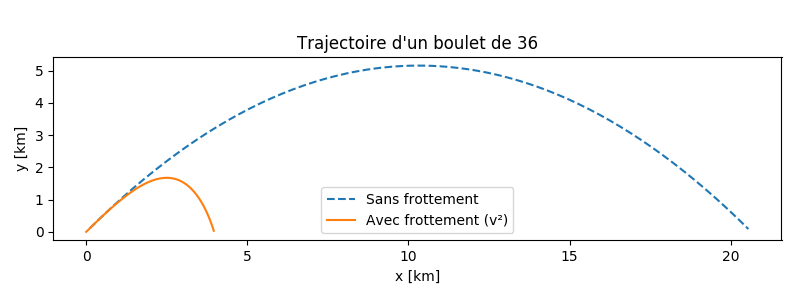

The script that drew this image:
#!/usr/bin/env python3
# -*- coding: utf-8 -*-

import numpy as N
import scipy.integrate as SI
import matplotlib.pyplot as P

# Quelques valeurs numériques pour un boulet de canon de [36
# livres](http://fr.wikipedia.org/wiki/Canon_de_36_livres):

g = 9.81        # Pesanteur [m/s2]
cx = 0.45       # Coefficient de frottement d'une sphère
rhoAir = 1.2    # Masse volumique de l'air [kg/m3] au niveau de la mer, T=20°C
rad = 0.1748/2  # Rayon du boulet [m]
rho = 6.23e3    # Masse volumique du boulet [kg/m3]
mass = 4./3.*N.pi*rad**3 * rho            # Masse du boulet [kg]
alpha = 0.5*cx*rhoAir*N.pi*rad**2 / mass  # Coef. frottement par unité de masse
print("Masse du boulet: %.2f kg" % mass)
print("Coefficient de frottement par unité de masse: %f S.I." % alpha)

# Conditions initiales:

v0 = 450.         # Vitesse initiale [m/s]
alt = 45.         # Inclinaison du canon [deg]
alt *= N.pi/180.  # Inclinaison [rad]
z0 = (0., 0., v0*N.cos(alt), v0*N.sin(alt))

# Temps caractéristique du système

dt = N.sqrt(mass / (g * alpha))
print("Temps caractéristique: %.1f s" % dt)
t = N.linspace(0, dt, 200)

def zdot_turb(z, t):
    """Cas turbulent (non linéaire)."""

    x, y, vx, vy = z
    alphav = alpha * N.hypot(vx, vy)

    return (vx,vy,-alphav*vx,-g-alphav*vy) # dz/dt

# Intégration numérique des équations du mouvement:

zs_turb = SI.odeint(zdot_turb, z0, t, printmessg=True)

ypos = zs_turb[:,1]>=0  # y > 0 ?
print("Avec frottement:")
print("t(y~0) = %.0f s" % t[ypos][-1])          # Dernier instant avec y>0
print("x(y~0) = %.0f m" % zs_turb[ypos,0][-1])  # Portée du canon
#print "y(y~0) = %.0f m" % zs[ypos,1][-1] # ~0
print("vitesse(y~0): %.0f m/s" %
      (N.hypot(zs_turb[ypos,2][-1],zs_turb[ypos,3][-1])))

# Cas sans frottement
xs = v0*N.cos(alt) * t
ys = v0*N.sin(alt) * t - g/2 * t**2
print("Sans frottement:")
print("t(y=0) = %.0f s" % (2*v0*N.sin(alt)/g))
print("x(y=0) = %.0f m" % (v0**2*N.sin(2*alt)/g))

fig,ax = P.subplots(figsize=(8, 3), tight_layout=True)

ax.plot(xs[ys>0] / 1e3, ys[ys>0] / 1e3,
        ls='--', label='Sans frottement')
ax.plot(zs_turb[ypos,0] / 1e3, zs_turb[ypos,1] / 1e3,
        ls='-', label='Avec frottement (v²)')

ax.set(xlabel="x [km]", ylabel="y [km]",
       title="Trajectoire d'un boulet de 36", aspect='equal')
ax.legend()

P.show()
